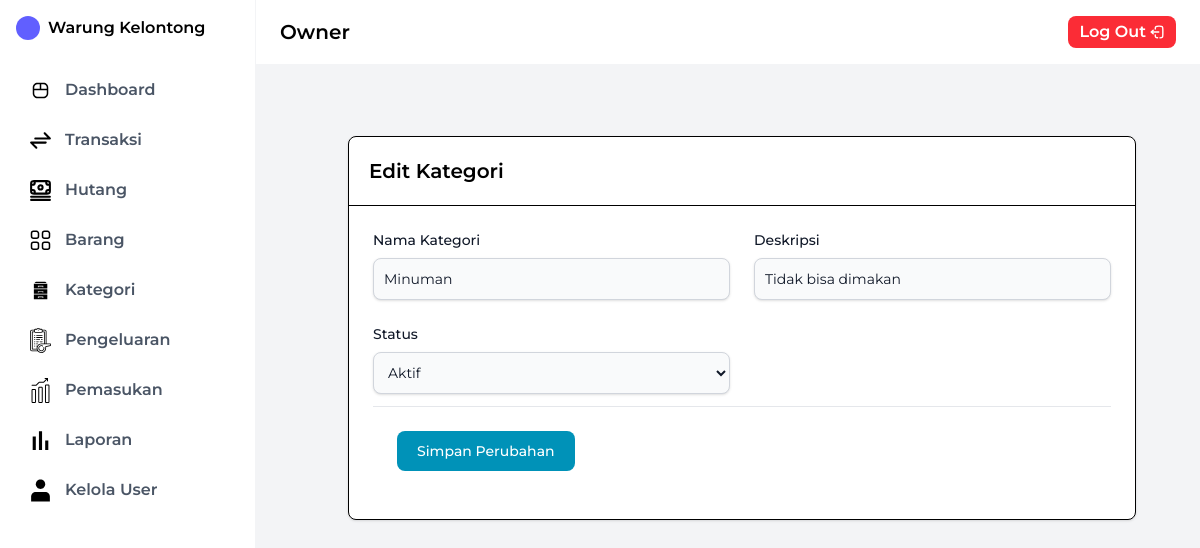
Screenshot of /Views/editKategori.php?id=2 (signed in) with the database file from the repository.
### tables this page shows
CREATE TABLE `kategori` (
  `id` int NOT NULL,
  `nama` varchar(255) NOT NULL,
  `deskripsi` text NOT NULL,
  `status` enum('aktif','nonaktif') NOT NULL DEFAULT 'aktif'
);

### Views/editKategori.php (the view, shortened to what this page needs)
<?php
require '../Config/koneksi.php';
$id = $_GET['id'];
$result = mysqli_query($conn, "SELECT * FROM kategori WHERE id = $id");
$nama = mysqli_fetch_assoc($result);
include "../Layout/sidebar.php";
?>
<!DOCTYPE html>
<html>
<head>
    <script src="https://cdn.jsdelivr.net/npm/@tailwindcss/browser@4"></script>
</head>
<body class="bg-gray-100 flex flex-1">
    <div class="flex flex-col flex-1">
        <?php include "../Layout/header.php"; ?>
        <main class="p-6 pt-24 pl-32 flex-1">
            <div class="bg-white border border-1 rounded-lg shadow relative m-10">
                <div class="flex items-start justify-between p-5 border-b rounded-t">
                    <h3 class="text-xl font-semibold">Edit Kategori</h3>
                </div>
                <div class="p-6 space-y-6">
                    <form method="POST">
                        <div class="grid grid-cols-6 gap-6">
                            <div class="col-span-6 sm:col-span-3">
                                <label class="text-sm font-medium text-gray-900 block mb-2">Nama Kategori</label>
                                <input type="text"
                                    name="nama"
                                    value="<?= htmlspecialchars($nama['nama']) ?>"
                                    class="shadow-sm bg-gray-50 border border-gray-300 text-gray-900 sm:text-sm rounded-lg
                                           focus:ring-cyan-600 focus:border-cyan-600 block w-full p-2.5"
                                    required>
                            </div>
                            <div class="col-span-6 sm:col-span-3">
                                <label class="text-sm font-medium text-gray-900 block mb-2">Deskripsi</label>
                                <input type="text"
                                    name="deskripsi"
                                    step="0.01"
                                    value="<?= $nama['deskripsi'] ?>"
                                    class="shadow-sm bg-gray-50 border border-gray-300 text-gray-900 sm:text-sm rounded-lg
                                           focus:ring-cyan-600 focus:border-cyan-600 block w-full p-2.5"
                                    required>
                            </div>
                            <div class="col-span-6 sm:col-span-3">
                                <label class="text-sm font-medium text-gray-900 block mb-2">Status</label>
                                <select name="status"
                                    class="shadow-sm bg-gray-50 border border-gray-300 text-gray-900 sm:text-sm rounded-lg
                                           focus:ring-cyan-600 focus:border-cyan-600 block w-full p-2.5">
                                    <option value="aktif" <?= $nama['status'] == 'aktif' ? 'selected' : '' ?>>Aktif</option>
                                </select>
                            </div>
                        </div>
                        <div class="p-6 mt-3 border-t border-gray-200 rounded-b">
                            <button class="text-white bg-cyan-600 hover:bg-cyan-700 focus:ring-4
                                           focus:ring-cyan-200 font-medium rounded-lg text-sm px-5 py-2.5 text-center"
                                    type="submit">
                                Simpan Perubahan
                            </button>
                        </div>
                    </form>
                </div>
            </div>
        </main>
    </div>
</body>
</html>

### Views/editKategori.php (style rules this page uses)
body { font-family: 'Montserrat', sans-serif; }

### rows the page displays
kategori: nama "Minuman", deskripsi "Tidak bisa dimakan", status "Aktif"

### other values shown
$_SESSION['username'] "Owner"
